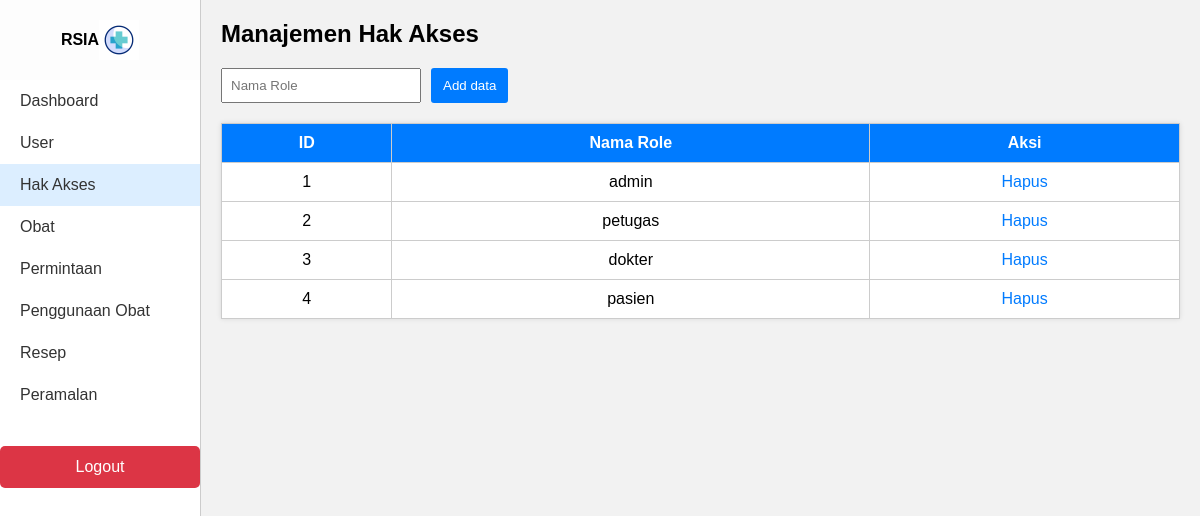
The app's page /role/ (signed in) with its own data.
### app/models.py (models this page shows)
class Role(db.Model):
    id = db.Column(db.Integer, primary_key=True)
    name = db.Column(db.String(100), unique=True)
    users = db.relationship('User', backref='role', lazy=True)

### app/routes/role.py (the view)
@bp.route("/")
@login_required
@role_required('admin')
def index():
    roles = Role.query.all()
    return render_template("role.html", roles=roles)

### app/routes/auth.py (called while the page is built)
@login_manager.user_loader
def load_user(user_id):
    return User.query.get(int(user_id))

### app/templates/role.html (shortened to what this page needs)
<!DOCTYPE html>
<html lang="id">
<head>
</head>
<body>
<div class="sidebar">
  <div class="sidebar-header">
    <span class="sidebar-title">RSIA</span>
    <img src="{{ url_for('static', filename='icons/rs.gif') }}" width="40">
  </div>
    <a href="{{ url_for('dashboard.index') }}" class="{% if request.endpoint.startswith('dashboard') %}active{% endif %}">Dashboard</a>
  {% if current_user.is_authenticated and current_user.role %}
    {% if current_user.role.name == 'admin' %}
      <a href="{{ url_for('user.index') }}">User</a>
      <a class="active" href="{{ url_for('role.index') }}">Hak Akses</a>
      <a href="{{ url_for('obat.index') }}">Obat</a>
      <a href="{{ url_for('permintaan.index') }}">Permintaan</a>
      <a href="{{ url_for('penggunaan.index') }}">Penggunaan Obat</a>
      <a href="{{ url_for('resep.index') }}">Resep</a>
      <a href="{{ url_for('peramalan.index') }}">Peramalan</a>
    {% elif current_user.role.name == 'petugas' %}
      <a href="{{ url_for('obat.index') }}">Obat</a>
      <a href="{{ url_for('permintaan.index') }}">Permintaan</a>
      <a href="{{ url_for('penggunaan.index') }}">Penggunaan Obat</a>
    {% elif current_user.role.name == 'dokter' %}
      <a href="{{ url_for('resep.index') }}">Resep</a>
    {% endif %}
  {% endif %}
  <a href="{{ url_for('auth.logout') }}" class="logout">Logout</a>
</div>
<div class="content">
    <h2>Manajemen Hak Akses</h2>
    <form action="{{ url_for('role.add') }}" method="POST">
        <div class="form-row">
            <input type="text" name="name" placeholder="Nama Role" required>
            <button type="submit" class="add-btn">Add data</button>
        </div>
    </form>
    <table>
        <thead>
            <tr>
                <th>ID</th>
                <th>Nama Role</th>
                <th>Aksi</th>
            </tr>
        </thead>
        <tbody>
            {% for role in roles %}
            <tr>
                <td>{{ role.id }}</td>
                <td>{{ role.name }}</td>
                <td>
                    <a href="{{ url_for('role.delete', id=role.id) }}">Hapus</a>
                </td>
            </tr>
            {% endfor %}
        </tbody>
    </table>
</div>
</body>
</html>

### app/templates/role.html (style rules this page uses)
body { margin: 0; font-family: Arial, sans-serif; background: #f2f2f2; display: flex; }
.sidebar { width: 200px; background-color: #ffffff; height: 100vh; border-right: 1px solid #ccc; padding-top: 0; }
.sidebar-header { background-color: #fdfdfd; padding: 20px 0; display: flex; justify-content: center; align-items: center; }
.sidebar-title { font-size: 16px; font-weight: bold; white-space: nowrap; }
.sidebar a { display: block; padding: 12px 20px; color: #333; text-decoration: none; }
.sidebar a.active, .sidebar a:hover { background: #dceeff; }
.logout { background: #dc3545; color: white !important; text-align: center; display: inline-block; padding: 10px; margin-top: 30px; border-radius: 5px; text-decoration: none; }
.content, .main { padding: 20px; flex-grow: 1; }
h2 { margin-top: 0; }
.form-row { display: flex; flex-wrap: wrap; gap: 10px; margin-bottom: 10px; }
.form-row input, .form-row select { padding: 8px; width: 180px; }
.form-row button, .add-btn { padding: 8px 12px; background: #007bff; color: white; border: none; cursor: pointer; border-radius: 3px; }
table { width: 100%; border-collapse: collapse; background: white; margin-top: 20px; box-shadow: 0 0 5px rgba(0,0,0,0.1); }
th { background-color: #007bff; color: white; }
th, td { border: 1px solid #ccc; padding: 10px; text-align: center; vertical-align: middle; }
a { color: #007bff; text-decoration: none; }

### records on screen
Role: id "1", name "admin"
Role: id "2", name "petugas"
Role: id "3", name "dokter"
Role: id "4", name "pasien"
